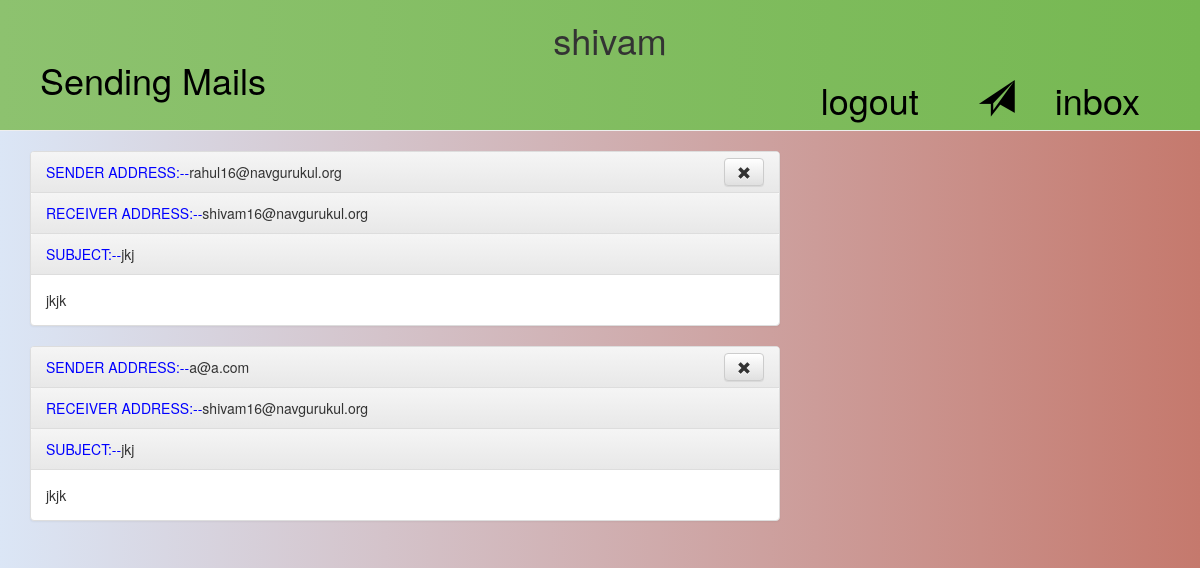
The page /inbox/ (signed in) on the database its author committed.
### mail/models.py (models this page shows, shortened)
class Mail(models.Model):
	user = models.ForeignKey(User)
	Receiver = models.EmailField()
	Subject = models.CharField(max_length=30)
	Message = models.TextField()
	is_deleted_receiver = models.BooleanField(default=False)
	is_deleted_sender =  models.BooleanField(default=True)

### mail/views.py (the view)
# urls.py: url(r'^inbox/$', views.inbox, name='inbox'),
@login_required
def inbox(request):
	list1 = Mail.objects.filter(Receiver=User.objects.get(email=request.user.email).email,is_deleted_receiver = False)
	return render(request,"inbox.html",{'recieved_mail': list1})

### mail/templates/inbox.html
{% extends 'base.html' %}
{% load staticfiles %}
{% block content %}
	{% for mail in recieved_mail %}
	  <div class="panel panel-default">
	  	<div class="panel-heading" id="sender"><span style="color:blue;">SENDER ADDRESS:--</span>{{mail.user.email}}
	  	  <a class="btn btn-default" href="/mail_remove/{{mail.pk}}/2" style="float: right; margin-top: -4px;"><span class="glyphicon glyphicon-remove"></span></a>
	  	</div>
	  	<div class="panel-heading" id="receiver"><span style="color:blue;">RECEIVER ADDRESS:--</span>{{mail.Receiver}}</div>
	  	<div class="panel-heading" id="subject"><span style="color:blue;">SUBJECT:--</span>{{mail.Subject}}</div>
	    <div class="panel-body">{{ mail.Message|linebreaksbr }}</div>
	  </div>
  {% endfor %}
{% endblock %}

### mail/templates/base.html (shortened to what this page needs)
{% load staticfiles %}
<html>
    <head>
        <link rel="stylesheet" href="//maxcdn.bootstrapcdn.com/bootstrap/3.2.0/css/bootstrap.min.css">
        <link rel="stylesheet" href="//maxcdn.bootstrapcdn.com/bootstrap/3.2.0/css/bootstrap-theme.min.css">
        <link rel="stylesheet" href="{% static 'css/theme.css' %}">
    </head>
    <body class="body">
        <div class="page-header">
        {% if user.is_authenticated %}
        <center><h1 style="line-height: 0px;">{{ user.username}}</h1></center>
            <a href="{% url 'inbox' %}" style="color: black; float: right; margin-right: 40px;"><h1>inbox</h1></a>
            <a href="{% url 'send_email' %}" class="top-menu" style="float: right; margin-right: 40px; color: black;"><h1><span class="glyphicon glyphicon-send"></span></h1></a>
            <a href="{% url 'signout' %}" class="top-menu" style="float: right; margin-right: 60px; color: black;"><h1>logout</h1></a>
        {% else %}
            <a href="{% url 'login' %}" class="top-menu" style="float: right; margin-left: 50px; color: black;"><h1><span class="glyphicon glyphicon-lock"></span></h1></a>
        {% endif %}
            <a href="{% url 'home' %}" style="color: black;"><h1>Sending Mails</h1></a>
        </div>
        <div class="content container">
            <div class="row">
                <div class="col-md-8">
                    {% block content %}
                    {% endblock %}
                </div>
            </div>
        </div>
    </body>
</html>

### mail/static/css/theme.css (style rules this page uses)
body { background: #DBE6F6; background: -webkit-linear-gradient(to left, #C5796D, #DBE6F6); background: linear-gradient(to left, #C5796D, #DBE6F6); }
.page-header { background: #76b852; background: -webkit-linear-gradient(to right, #8DC26F, #76b852); background: linear-gradient(to right, #8DC26F, #76b852); margin-top: 0; padding: 20px 20px 20px 40px; }

### rows shown on the page
Mail: user.email "rahul16@navgurukul.org", Receiver "shivam16@navgurukul.org", Subject "jkj", Message "jkjk"
Mail: user.email "a@a.com", Receiver "shivam16@navgurukul.org", Subject "jkj", Message "jkjk"

### other values the page prints
{{ user.username }} "shivam"
